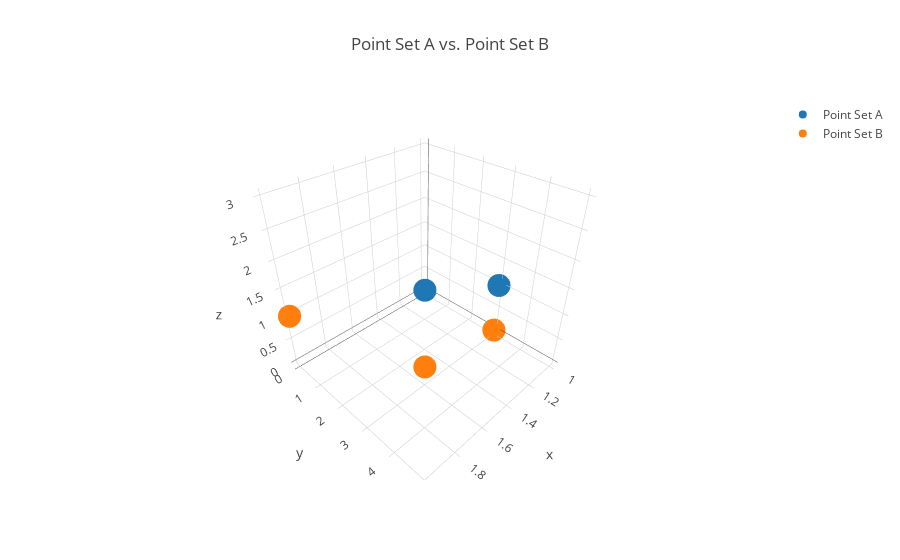

Write notebook code for a chart like this one.
### Code cell
trace_1 = go.Scatter3d(
    x = A[:, 0],
    y = A[:, 1],
    z = A[:, 2],
    mode = 'markers', 
    name = 'Point Set A'
)

trace_2 = go.Scatter3d(
    x = B[:, 0],
    y = B[:, 1],
    z = B[:, 2],
    mode = 'markers', 
    name = 'Point Set B'
)

data = go.Data([trace_1, trace_2])
layout = go.Layout(
    title = 'Point Set A vs. Point Set B')

figure = go.Figure(data = data, layout = layout)
iplot(figure)

### Figure 1 — Plotly figure (JSON) as saved in the notebook; plotly's stock layout.template omitted (floating-point values rounded to 4 significant figures)
{"data": [{"mode": "markers", "name": "Point Set A", "type": "scatter3d", "x": [1, 2, 2], "y": [3, 5, 0], "z": [1, 3, 1]}, {"mode": "markers", "name": "Point Set B", "type": "scatter3d", "x": [2, 2, 1], "y": [0, 5, 3], "z": [1, 2, 0]}], "layout": {"title": "Point Set A vs. Point Set B"}}
